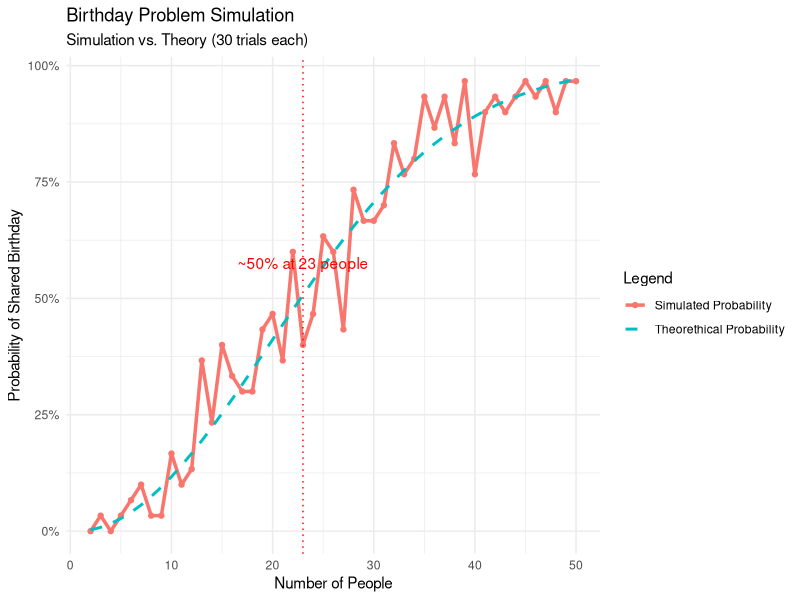

Source code (R):
## ---- chunk 1
# Load necessary libraries
library(dplyr)
library(ggplot2)
## ---- chunk 2
set.seed(42) # Set seed for reproducibility
verbose <- FALSE # Set to TRUE to see simulation details

# Number of simulation trials
# (the bigger, the closer to the theorethical probability)
tries <- 30
## ---- chunk 3
results <- data.frame(
  people = integer(),
  probability = numeric()
)
## ---- chunk 4
# Function to simulate one group
simulate_group <- function(n_people) {
  birthdays <- sample(1:365, n_people, replace = TRUE)

  if (verbose) {
    cat(
      "Simulating group of", n_people, "people with birthdays:", birthdays, "\n"
    )
  }

  length(unique(birthdays)) < length(birthdays)
}
## ---- chunk 5
# Loop for 2 to 50 people
for (n_people in 2:50) {
  same_birthday <- sum(replicate(tries, simulate_group(n_people = n_people)))
  probability <- same_birthday / tries
  results <- rbind(
    results,
    data.frame(people = n_people, probability = probability)
  )

  cat(
    "For", n_people, "people, the simulated probability of shared birthday is",
    round(probability, 4), "\n"
  )
}
## ---- chunk 6
# Theorethical probability function
theorethical_probability <- function(n_people) {
  1 - prod((365:(365 - n_people + 1)) / 365)
}
## ---- chunk 7
results <- results %>%
  mutate(theorethical_probability = sapply(people, theorethical_probability))
## ---- chunk 8
# Plotting the results
ggplot(results, aes(x = people)) +
  geom_line(
    aes(y = probability, color = "Simulated Probability"),
    linewidth = 1.2
  ) +
  geom_point(aes(y = probability, color = "Simulated Probability")) +
  geom_line(
    aes(y = theorethical_probability, color = "Theorethical Probability"),
    linetype = "dashed",
    linewidth = 1
  ) +
  geom_vline(xintercept = 23, linetype = "dotted", color = "red") +
  annotate(
    "text",
    x = 23,
    y = 0.55,
    label = "~50% at 23 people",
    color = "red",
    vjust = -0.5
  ) +
  scale_y_continuous(labels = scales::percent) +
  labs(
    title = "Birthday Problem Simulation",
    subtitle = paste(
      "Simulation vs. Theory (", tries, " trials each)",
      sep = ""
    ),
    x = "Number of People",
    y = "Probability of Shared Birthday",
    color = "Legend"
  ) +
  theme_minimal()
